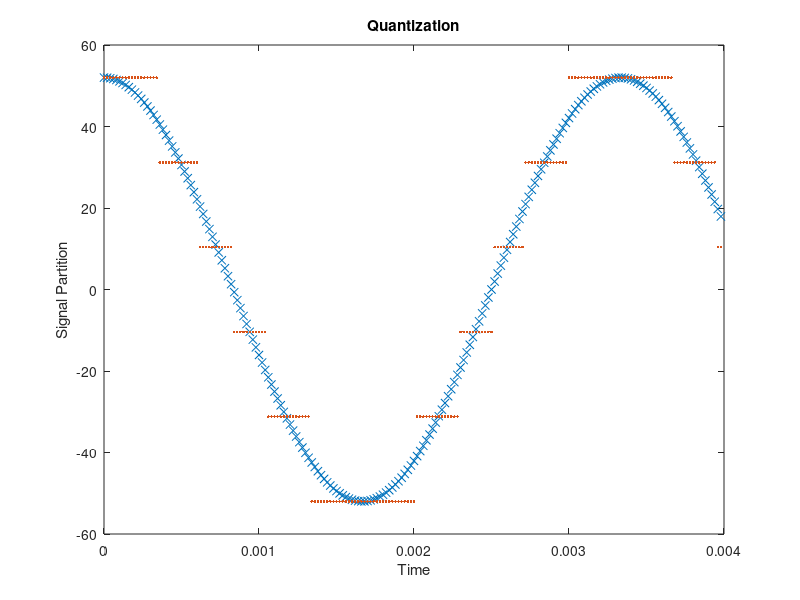

This chart was generated by the following MATLAB code:
clc
close all
fs = 50000;
t = 0:1/fs:1-1/fs;
nt = length(t);
A1 = 49;
C = 3;
x1 = A1*cos(2*pi*(C*100)*t);
A2= 3;
F = 3;
x2 = A2*cos(2*pi*(F*100)*t);
x3 = x1+x2;
signal = x3(1:200);
time = t(1:200);
xmin=min(x3);
xmax=max(x3);
line=linspace(xmin,xmax,6);
partition=[(line(1)+line(2))/2,(line(2)+line(3))/2,(line(3)+line(4))/2,(line(4)+line(5))/2,(line(5)+line(6))/2];
codebook = linspace(xmin,xmax,6);
[index,quantization] = quantiz(signal,partition,codebook)
figure
plot(time,signal,'x',time,quantization,'.');
xlabel('Time');
ylabel('Signal Partition');
title('Quantization');


